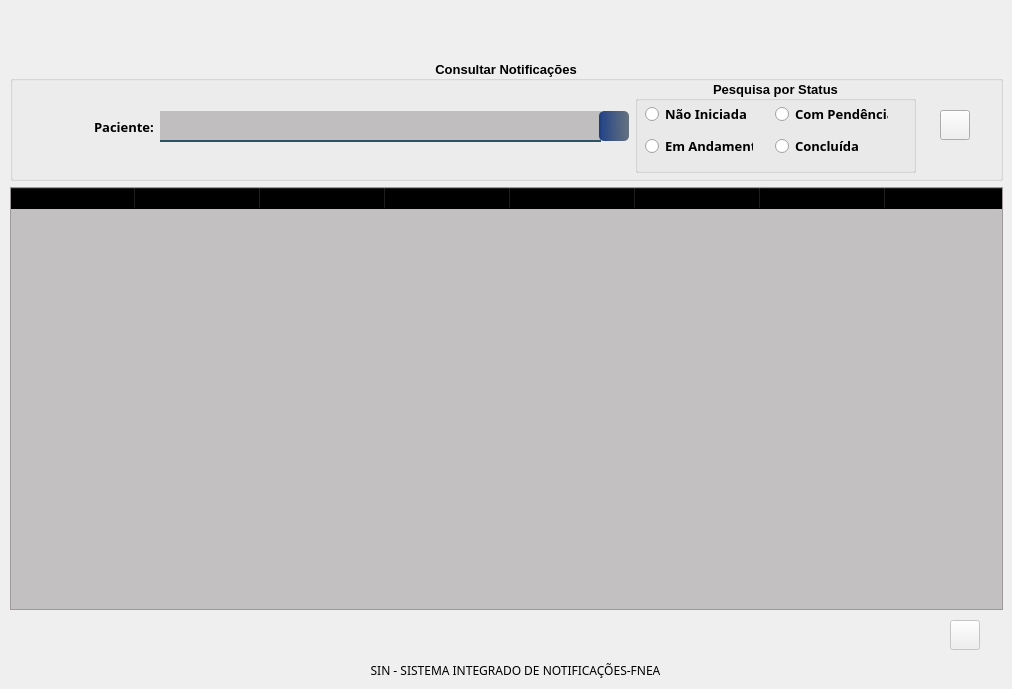
     <widget class="QWidget" name="page_12">
      <widget class="QPushButton" name="btn_Spdf_2">
       <property name="enabled">
        <bool>false</bool>
       </property>
       <property name="geometry">
        <rect>
         <x>950</x>
         <y>620</y>
         <width>30</width>
         <height>30</height>
        </rect>
       </property>
       <property name="minimumSize">
        <size>
         <width>30</width>
         <height>30</height>
        </size>
       </property>
       <property name="maximumSize">
        <size>
         <width>30</width>
         <height>30</height>
        </size>
       </property>
       <property name="styleSheet">
        <string notr="true">QPushButton#btn_Spdf{
	background-color: qlineargradient(spread:pad, x1:0, y1:0.505682, x2:1, y2:0.477, stop:0 rgba(0, 39,119, 219), stop:1 rgba(85, 98, 112, 226));
	color:rgba(255, 255, 255, 210);
	border-radius: 5px;
}
QPushButton#btn_Spdf:hover{
	background-color: qlineargradient(spread:pad, x1:0, y1:0.505682,x2:1,y2:0.477, stop:0 rgba(150, 123, 111, 219), stop:1 rgba(85, 81, 84, 226));
}
QPushButton#btn_Spdf:pressed{
	padding-left:5px;
	padding -top:5px;
	background-color:rgba(150, 123, 111, 255);
}</string>
       </property>
       <property name="text">
        <string/>
       </property>
       <property name="icon">
        <iconset resource="../FNEA/image/Icones/Outros.qrc">
         <normaloff>:/Imagem/pdf (3).png</normaloff>:/Imagem/pdf (3).png</iconset>
       </property>
       <property name="iconSize">
        <size>
         <width>24</width>
         <height>24</height>
        </size>
       </property>
      </widget>
      <widget class="QLabel" name="label_18">
       <property name="geometry">
        <rect>
         <x>350</x>
         <y>660</y>
         <width>331</width>
         <height>20</height>
        </rect>
       </property>
       <property name="font">
        <font>
         <family>Reem Kufi</family>
         <pointsize>9</pointsize>
         <bold>false</bold>
        </font>
       </property>
       <property name="text">
        <string>SIN - SISTEMA INTEGRADO DE NOTIFICAÇÕES-FNEA</string>
       </property>
       <property name="alignment">
        <set>Qt::AlignCenter</set>
       </property>
      </widget>
      <widget class="QWidget" name="layoutWidget">
       <property name="geometry">
        <rect>
         <x>10</x>
         <y>60</y>
         <width>993</width>
         <height>550</height>
        </rect>
       </property>
       <layout class="QVBoxLayout" name="verticalLayout_25">
        <item>
         <widget class="QGroupBox" name="groupBox_61">
          <property name="minimumSize">
           <size>
            <width>991</width>
            <height>121</height>
           </size>
          </property>
          <property name="font">
           <font>
            <pointsize>10</pointsize>
            <bold>true</bold>
           </font>
          </property>
          <property name="title">
           <string>Consultar Notificações</string>
          </property>
          <property name="alignment">
           <set>Qt::AlignCenter</set>
          </property>
          <widget class="QPushButton" name="btn_voltar_3">
           <property name="enabled">
            <bool>true</bool>
           </property>
           <property name="geometry">
            <rect>
             <x>930</x>
             <y>50</y>
             <width>30</width>
             <height>30</height>
            </rect>
           </property>
           <property name="minimumSize">
            <size>
             <width>30</width>
             <height>30</height>
            </size>
           </property>
           <property name="maximumSize">
            <size>
             <width>30</width>
             <height>30</height>
            </size>
           </property>
           <property name="font">
            <font>
             <family>Reem Kufi</family>
            </font>
           </property>
           <property name="toolTip">
            <string>&lt;html&gt;&lt;head/&gt;&lt;body&gt;&lt;p&gt;VOLTAR AO MENU INICIAL&lt;/p&gt;&lt;/body&gt;&lt;/html&gt;</string>
           </property>
           <property name="styleSheet">
            <string notr="true">QPushButton#btn_voltar{
	background-color: qlineargradient(spread:pad, x1:0, y1:0.505682, x2:1, y2:0.477, stop:0 rgba(0, 39,119, 219), stop:1 rgba(85, 98, 112, 226));
	color:rgba(255, 255, 255, 210);
	border-radius: 5px;
}
QPushButton#btn_voltar:hover{
	background-color: qlineargradient(spread:pad, x1:0, y1:0.505682,x2:1,y2:0.477, stop:0 rgba(150, 123, 111, 219), stop:1 rgba(85, 81, 84, 226));
}
QPushButton#btn_voltar:pressed{
	padding-left:5px;
	padding -top:5px;
	background-color:rgba(150, 123, 111, 255);
}</string>
           </property>
           <property name="text">
            <string/>
           </property>
           <property name="icon">
            <iconset resource="../FNEA/image/Icones/Outros.qrc">
             <normaloff>:/Imagem/voltar.png</normaloff>:/Imagem/voltar.png</iconset>
           </property>
           <property name="iconSize">
            <size>
             <width>24</width>
             <height>24</height>
            </size>
           </property>
          </widget>
          <widget class="QWidget" name="layoutWidget">
           <property name="geometry">
            <rect>
             <x>84</x>
             <y>20</y>
             <width>822</width>
             <height>93</height>
            </rect>
           </property>
           <layout class="QHBoxLayout" name="horizontalLayout_28">
            <item>
             <layout class="QHBoxLayout" name="horizontalLayout_19">
              <item>
               <widget class="QLabel" name="label_136">
                <property name="font">
                 <font>
                  <family>Reem Kufi</family>
                 </font>
                </property>
                <property name="styleSheet">
                 <string notr="true">color:rgb(0,0,0);</string>
                </property>
                <property name="text">
                 <string>Paciente:</string>
                </property>
               </widget>
              </item>
              <item>
               <widget class="QLineEdit" name="lineEdit_6">
                <property name="minimumSize">
                 <size>
                  <width>441</width>
                  <height>0</height>
                 </size>
                </property>
                <property name="font">
                 <font>
                  <family>Reem Kufi</family>
                 </font>
                </property>
                <property name="styleSheet">
                 <string notr="true">background-color: rgba(10,0,0,50);
border:2px solid rgba(0,0,0,0);
border-bottom-color:rgba(46,82,101,255);
color:rgb(0,0,0);
padding-bottom:7px</string>
                </property>
               </widget>
              </item>
              <item>
               <widget class="QPushButton" name="btn_consultarNoti_2">
                <property name="minimumSize">
                 <size>
                  <width>30</width>
                  <height>30</height>
                 </size>
                </property>
                <property name="maximumSize">
                 <size>
                  <width>30</width>
                  <height>30</height>
                 </size>
                </property>
                <property name="font">
                 <font>
                  <family>Reem Kufi</family>
                 </font>
                </property>
                <property name="styleSheet">
                 <string notr="true">QPushButton#btn_consultarNoti_2{
	background-color: qlineargradient(spread:pad, x1:0, y1:0.505682, x2:1, y2:0.477, stop:0 rgba(0, 39,119, 219), stop:1 rgba(85, 98, 112, 226));
	color:rgba(255, 255, 255, 210);
	border-radius: 5px;
}
QPushButton#btn_consultarNoti_2:hover{
	background-color: qlineargradient(spread:pad, x1:0, y1:0.505682,x2:1,y2:0.477, stop:0 rgba(150, 123, 111, 219), stop:1 rgba(85, 81, 84, 226));
}
QPushButton#btn_consultarNoti_2:pressed{
	padding-left:5px;
	padding -top:5px;
	background-color:rgba(150, 123, 111, 255);
}</string>
                </property>
                <property name="text">
                 <string/>
                </property>
                <property name="icon">
                 <iconset resource="../FNEA/image/Icones/Outros.qrc">
                  <normaloff>:/Imagem/historia.png</normaloff>:/Imagem/historia.png</iconset>
                </property>
                <property name="iconSize">
                 <size>
                  <width>24</width>
                  <height>24</height>
                 </size>
                </property>
               </widget>
              </item>
             </layout>
            </item>
            <item>
             <widget class="QGroupBox" name="groupBox_37">
              <property name="minimumSize">
               <size>
                <width>281</width>
                <height>91</height>
               </size>
              </property>
              <property name="title">
               <string>Pesquisa por Status</string>
              </property>
              <property name="alignment">
               <set>Qt::AlignCenter</set>
              </property>
              <widget class="QWidget" name="layoutWidget_4">
               <property name="geometry">
                <rect>
                 <x>10</x>
                 <y>20</y>
                 <width>108</width>
                 <height>62</height>
                </rect>
               </property>
               <layout class="QVBoxLayout" name="verticalLayout_35">
                <item>
                 <widget class="QRadioButton" name="radioButton_10">
                  <property name="enabled">
                   <bool>true</bool>
                  </property>
                  <property name="font">
                   <font>
                    <family>Reem Kufi</family>
                   </font>
                  </property>
                  <property name="text">
                   <string>Não Iniciada</string>
                  </property>
                 </widget>
                </item>
                <item>
                 <widget class="QRadioButton" name="radioButton_11">
                  <property name="enabled">
                   <bool>true</bool>
                  </property>
                  <property name="font">
                   <font>
                    <family>Reem Kufi</family>
                   </font>
                  </property>
                  <property name="text">
                   <string>Em Andamento</string>
                  </property>
                 </widget>
                </item>
               </layout>
              </widget>
              <widget class="QWidget" name="layoutWidget_42">
               <property name="geometry">
                <rect>
                 <x>140</x>
                 <y>20</y>
                 <width>113</width>
                 <height>62</height>
                </rect>
               </property>
               <layout class="QVBoxLayout" name="verticalLayout_36">
                <item>
                 <widget class="QRadioButton" name="radioButton_12">
                  <property name="enabled">
                   <bool>true</bool>
                  </property>
                  <property name="font">
                   <font>
                    <family>Reem Kufi</family>
                   </font>
                  </property>
                  <property name="text">
                   <string>Com Pendências</string>
                  </property>
                 </widget>
                </item>
                <item>
                 <widget class="QRadioButton" name="radioButton_13">
                  <property name="enabled">
                   <bool>true</bool>
                  </property>
                  <property name="font">
                   <font>
                    <family>Reem Kufi</family>
                   </font>
                  </property>
                  <property name="text">
                   <string>Concluída</string>
                  </property>
                 </widget>
                </item>
               </layout>
              </widget>
             </widget>
            </item>
           </layout>
          </widget>
         </widget>
        </item>
        <item>
         <widget class="QTableWidget" name="tb_consulta_4">
          <property name="sizePolicy">
           <sizepolicy hsizetype="Expanding" vsizetype="Expanding">
            <horstretch>0</horstretch>
            <verstretch>0</verstretch>
           </sizepolicy>
          </property>
          <property name="minimumSize">
           <size>
            <width>991</width>
            <height>421</height>
           </size>
          </property>
          <property name="font">
           <font>
            <family>Reem Kufi</family>
            <bold>true</bold>
           </font>
          </property>
          <property name="styleSheet">
           <string notr="true">background-color: rgba(10,0,0,50);

border-bottom-color:rgba(46,82,101,255);



</string>
          </property>
          <property name="horizontalScrollBarPolicy">
           <enum>Qt::ScrollBarAlwaysOff</enum>
          </property>
          <property name="sizeAdjustPolicy">
           <enum>QAbstractScrollArea::AdjustToContentsOnFirstShow</enum>
          </property>
          <property name="autoScrollMargin">
           <number>21</number>
          </property>
          <property name="selectionMode">
           <enum>QAbstractItemView::ContiguousSelection</enum>
          </property>
          <property name="horizontalScrollMode">
           <enum>QAbstractItemView::ScrollPerPixel</enum>
          </property>
          <property name="gridStyle">
           <enum>Qt::NoPen</enum>
          </property>
          <attribute name="horizontalHeaderVisible">
           <bool>true</bool>
          </attribute>
          <attribute name="horizontalHeaderDefaultSectionSize">
           <number>125</number>
          </attribute>
          <column>
           <property name="text">
            <string>CodN</string>
           </property>
          </column>
          <column>
           <property name="text">
            <string>CodP</string>
           </property>
          </column>
          <column>
           <property name="text">
            <string>Paciente</string>
           </property>
          </column>
          <column>
           <property name="text">
            <string>Sexo</string>
           </property>
          </column>
          <column>
           <property name="text">
            <string>Unidade de internação</string>
           </property>
          </column>
          <column>
           <property name="text">
            <string>Cod-Inv</string>
           </property>
          </column>
          <column>
           <property name="text">
            <string>Data Evento</string>
           </property>
          </column>
          <column>
           <property name="text">
            <string>Data Notificação</string>
           </property>
          </column>
         </widget>
        </item>
       </layout>
      </widget>
     </widget>
